Frame 1 (no input): blank canvas, image omitted
Frame 60 (the mouse pressed at the canvas centre just before this capture): blank canvas, image omitted
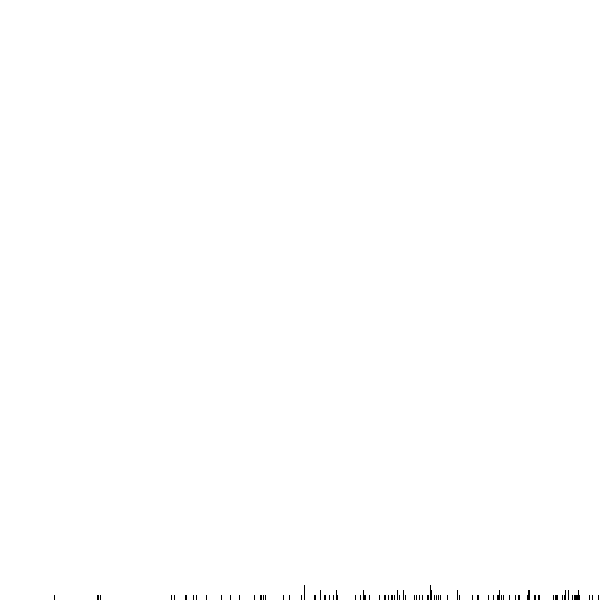
Frame 120 (the mouse held since frame 60 and released just before this capture)

The Processing sketch whose frames 1 and 60 were blank and that drew this single picture after the mouse press (run headless with seeded random() and noise(); from frame 60 on, the mouse is pressed at the canvas centre):

// Processing sketch: montecarlo
// ── montecarlo.pde
import java.util.Random;

Random r = new Random();

int[] lines;

static final int LINE_HEIGHT = 5; // adjust me!

void setup() {
  background(255);
  size(600, 600);
  
  lines = new int[width];
}

void draw() {
  int randomLineIndex = monteCarlo(lines.length);
  
  lines[randomLineIndex] += LINE_HEIGHT;
  
  if (lines[randomLineIndex] >= height) {
    noLoop();
  }
  
  for (int i = 0; i < lines.length; i++) {
    stroke(0);
    line(i, height, i, height - lines[i]);
  }
}

int monteCarlo(int max) {
  while (true) {
    int r1 = r.nextInt(max);
    int r2 = r.nextInt(max);
    
    if (r2 < r1) {
      return r1;
    }
  }
}
